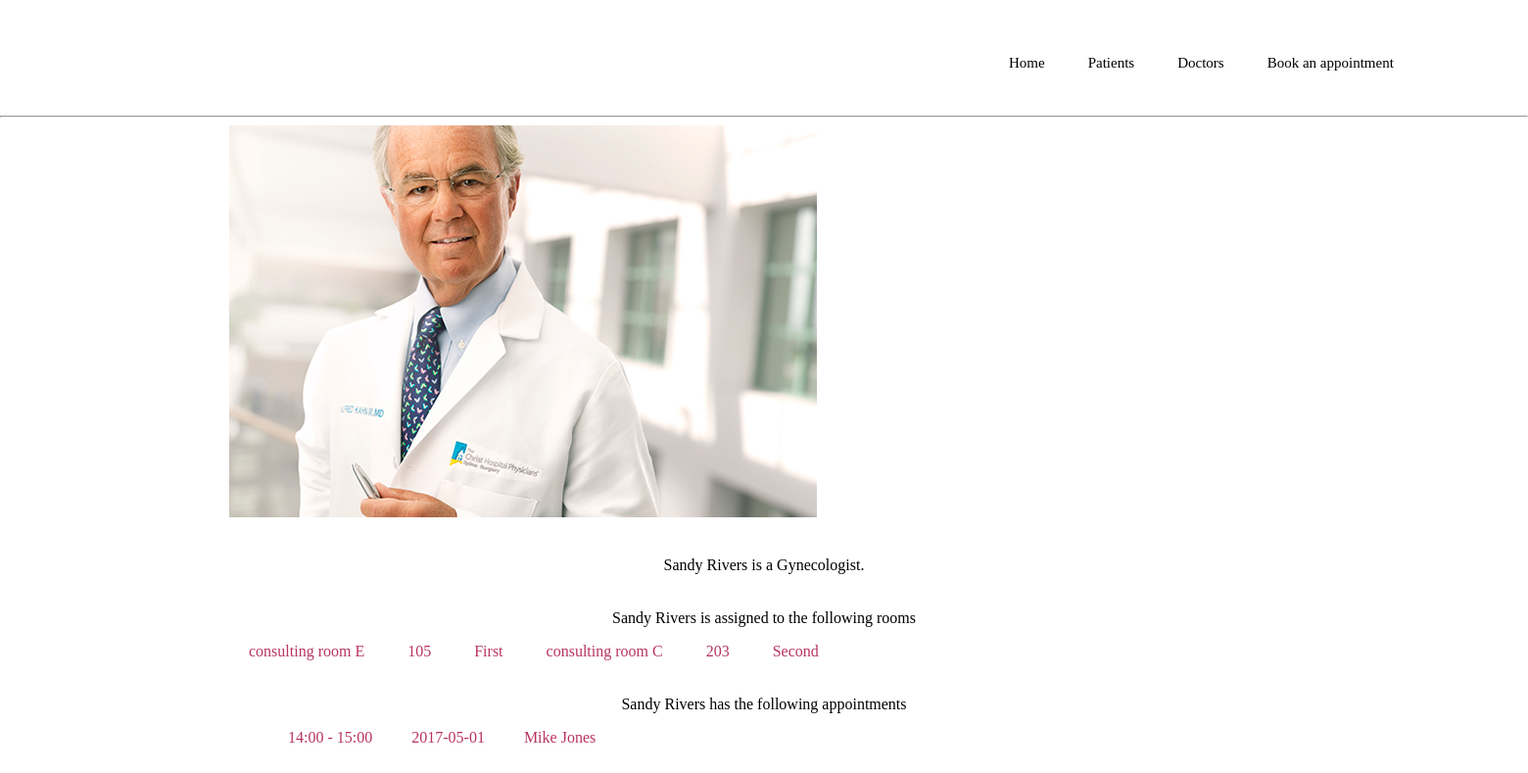
The page /doctor_detail.php?doctor_id=3 on the database its author committed.
### tables this page shows
CREATE TABLE `doctors` (
  `id` int(11) NOT NULL,
  `name` varchar(255) NOT NULL,
  `specialisation` varchar(255) NOT NULL,
  `photograph` varchar(255) NOT NULL
);

CREATE TABLE `rooms` (
  `id` int(11) NOT NULL,
  `floor` varchar(255) NOT NULL,
  `number` int(2) NOT NULL,
  `name` varchar(255) NOT NULL,
  `doctor_id` int(11) DEFAULT NULL
);

CREATE TABLE `appointments` (
  `appointment_time` varchar(255) DEFAULT NULL,
  `appointment_date` date DEFAULT NULL,
  `patient_id` int(11) NOT NULL,
  `doctor_id` int(11) NOT NULL
);

CREATE TABLE `patients` (
  `id` int(11) NOT NULL,
  `name` varchar(255) NOT NULL,
  `medical_aid_number` int(255) NOT NULL,
  `phone_number` varchar(255) NOT NULL
);

### doctor_detail.php (the view, shortened to what this page needs)
<?php
    require_once 'connect.php';
?>
<!DOCTYPE html>
<html>
    <head>
        <link rel="stylesheet" href="css/main.css">
    </head>
    <body>
        <?php
            include 'fragments/navigation.php';
?>
<main>
<?php
                $doctor_id = $_GET['doctor_id'];
                $doctor_sql = "SELECT doctors.name, doctors.specialisation, doctors.photograph,
                rooms.floor FROM doctors INNER JOIN rooms
                ON rooms.doctor_id = doctors.id
                WHERE doctors.id = :doctor_id;";
                $statement = $pdo->prepare($doctor_sql);
                $statement->bindParam(':doctor_id', $doctor_id, PDO::PARAM_INT);
                $statement->execute();
                $doctor_row = $statement->fetch();
                $appointments_sql = "SELECT patients.name as patient_name,appointments.appointment_time, appointments.appointment_date FROM doctors INNER JOIN appointments ON appointments.doctor_id = doctors.id INNER JOIN patients ON appointments.patient_id = patients.id WHERE doctors.id = :doctor_id;";
                $statement = $pdo->prepare($appointments_sql);
                $statement->bindParam(':doctor_id', $doctor_id, PDO::PARAM_INT);
                $statement->execute();
                $appointments_results = $statement->fetchAll();
                $rooms_sql = "SELECT doctors.name as doctor_name, rooms.floor, rooms.number, rooms.name as room_name FROM doctors INNER JOIN rooms ON rooms.doctor_id = doctors.id
                WHERE doctors.id = :doctor_id;";
                $statement = $pdo->prepare($rooms_sql);
                $statement->bindParam(':doctor_id', $doctor_id, PDO::PARAM_INT);
                $statement->execute();
                $rooms_results = $statement->fetchAll();
                $doctor_path = $doctor_row['photograph'];
                $specialisation = $doctor_row['specialisation'];
                $name = $doctor_row['name'];
                echo "<div class='detail'>";
                echo "<img class='flag' src='$doctor_path'>";
                echo "<p>$name is a $specialisation.</p>";
                echo "<p>$name is assigned to the following rooms</p>";
                foreach ($rooms_results as $room_row) {
                $room_name = $room_row['room_name'];
                $room_number = $room_row['number'];
                $room_floor = $room_row['floor'];
                echo "<li>$room_name </li>";
                echo "<li>$room_number</li>  ";
                echo "<li>$room_floor</li> ";
                }
                echo "  <p>$name has the following appointments </p>";
                echo "  <ul>";
                foreach ($appointments_results as $appointment_row) {
                $appointment_time = $appointment_row['appointment_time'];
                $appointment_date = $appointment_row['appointment_date'];
             $patient_name = $appointment_row['patient_name'];
                echo "<li>$appointment_time</li>";
                echo "<li>$appointment_date</li>";
                echo "<li>$patient_name</li>";
                }
                echo " </ul>";
                echo "</div>";
?>
        </main>
    </body>
</html>

### css/main.css (style rules this page uses)
body { margin: 0; padding: 0; }
main { width: 70%; height: 1500px; margin: 0 auto 0 auto; background-color: white; }
p { color:black; text-align: center; padding: 20px 20px 0px 20px; }
li { font-family: fontOne; color: #b83363; display: inline; margin: 20px; }
ul { color:#b83363; }

### rows shown on the page
doctors: photograph (picture), name "Sandy Rivers", specialisation "Gynecologist"
rooms: name "consulting room E", number "105", floor "First"
rooms: name "consulting room C", number "203", floor "Second"
appointments: appointment_time "14:00 - 15:00", appointment_date "2017-05-01", patient.name "Mike Jones"
